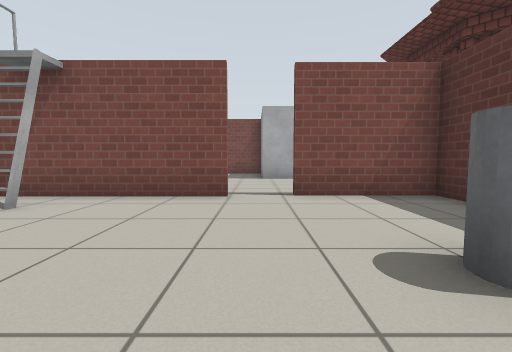
view 1 (above)

16 first-person views from a walk through a Gazebo world. The camera is 0.72 m above the floor, tilts 4° down and sees 90° across. Floor lines are 1 m apart. The floor is counted in squares, 1 m on a side. Each view is taken from the middle of a square. On the plan, view 1 faces up. The plan holds only what a view shows up to about 9 squares ahead; the rest is blank. The robots in the file are not drawn. Simple patterns stand in for the simulator's built-in surfaces. Some stock models are drawn as simple stand-ins. Some surface patterns are stand-ins.

view 2
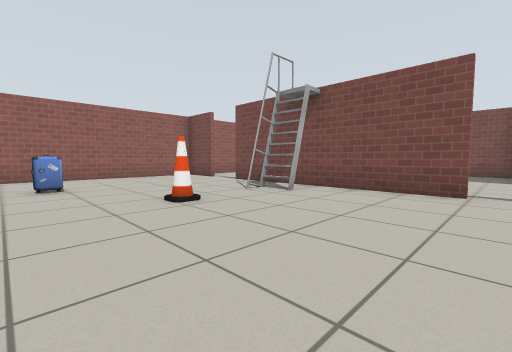

view 3
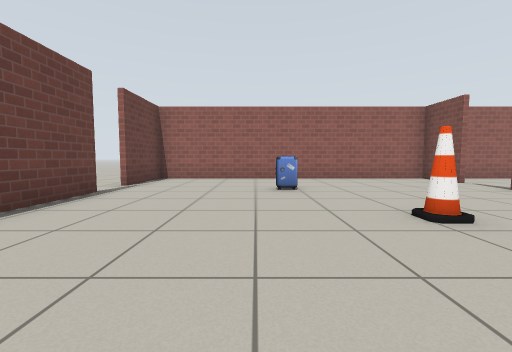

view 4
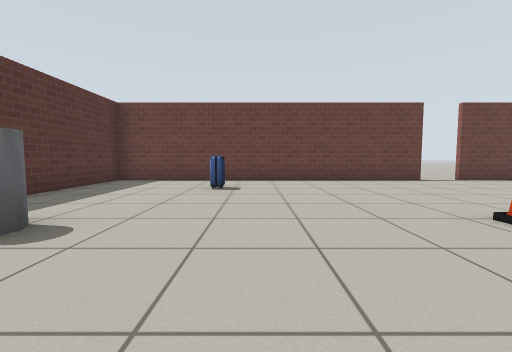

view 5
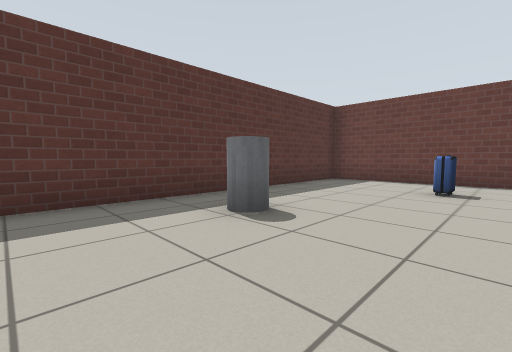

view 6
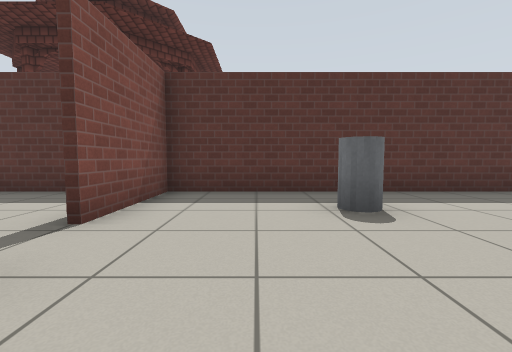

view 7
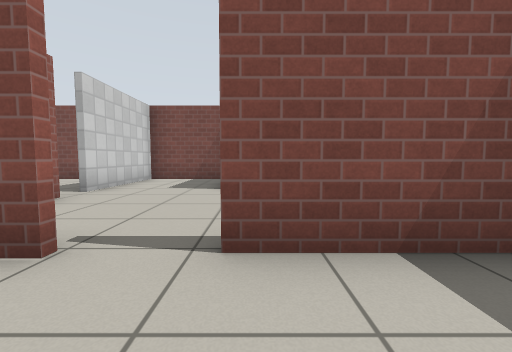

view 8
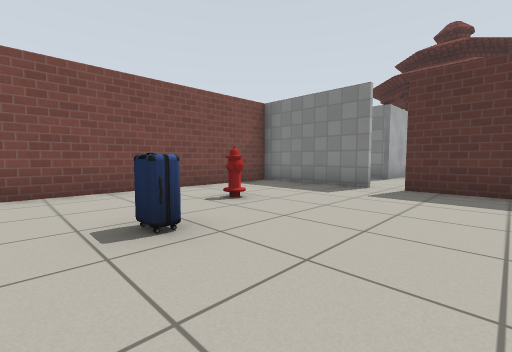

view 9
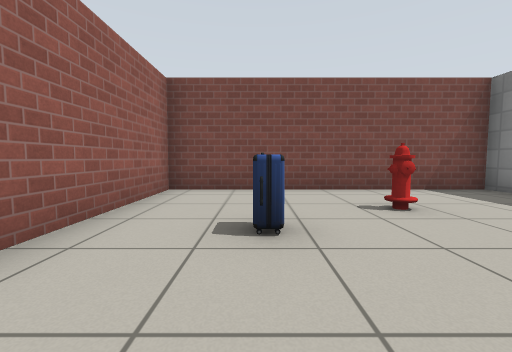

view 10
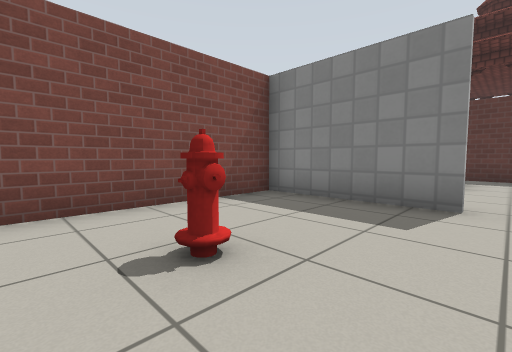

view 11
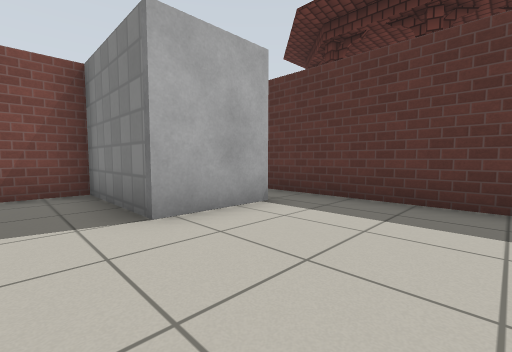

view 12
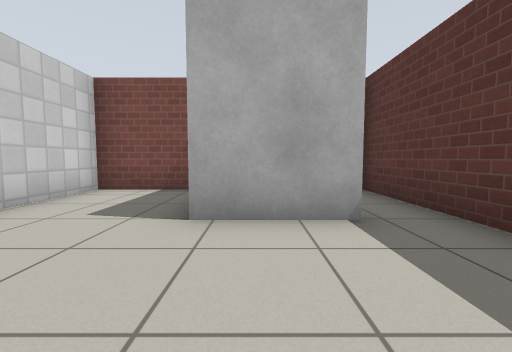

view 13
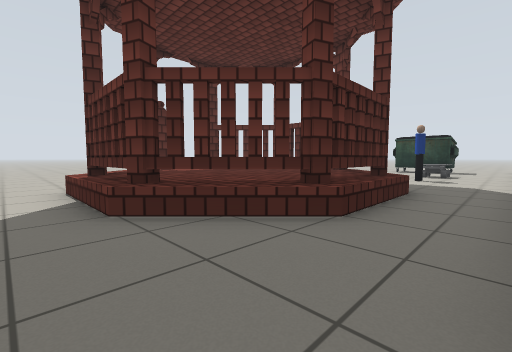

view 14
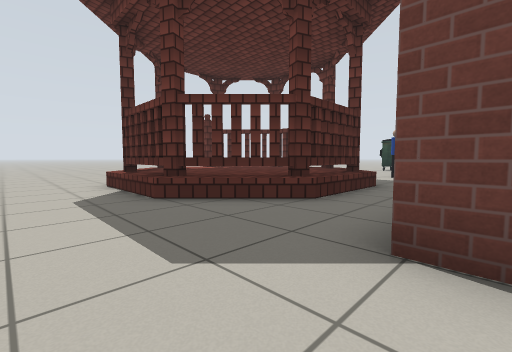

view 15
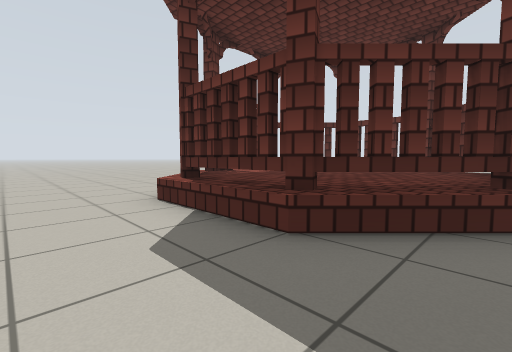

view 16
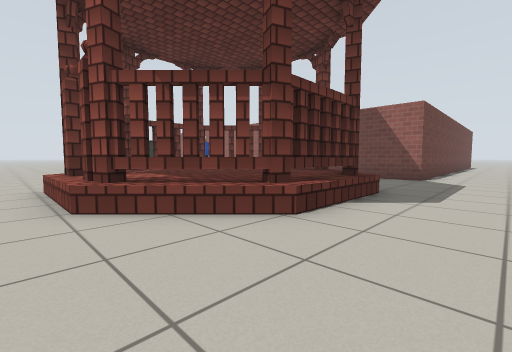

### Floor plan
Key: @ floor where view 1 was taken; # wall or solid block; x gap in a wall; . floor; P pavilion; L ladder; C grey cylinder; N cone; S suitcase; H fire hydrant; E person; O other object.
Columns run from 10 left of view 1 to 14 right of it. Each row starts with its distance up from view 1.
 14             .............
 13             .............
 12 ##############....PPP....
 11 #......#..#  #...PPPPP...
 10 #...H..#..#  #..PPPPPPP.
  9 #.S....#..##x#..PPPPPPP.
  8 #............#..PPPPPPP.
  7 #......#.....#..PPPPPPP.
  6 #......#.....#...PPPPP..
  5 ##..######.###... PP  ..
  4 #.....L......#..E     ..
  3 #.....L......#...     ..
  2 #...........C#..O
  1 #.....N.....C#. O
  0 #..S......@..#
 -1 #............#
 -2 #.........S..#
 -3 #............#
 -4 ###.##########
 -5  ...

Positions as (right, up) in squares from view 1, and headings:
1: (0, 0), facing up
2: (0, -1), facing up-left
3: (-1, -1), facing left
4: (-1, 4), facing down
5: (-1, 4), facing down-right
6: (-2, 3), facing right
7: (1, 3), facing up
8: (-9, 6), facing up-right
9: (-8, 6), facing up
10: (-7, 8), facing up-right
11: (-1, 6), facing up-right
12: (1, 6), facing up
13: (4, 13), facing down-right
14: (3, 14), facing down-right
15: (6, 14), facing down-right
16: (13, 14), facing down-left
